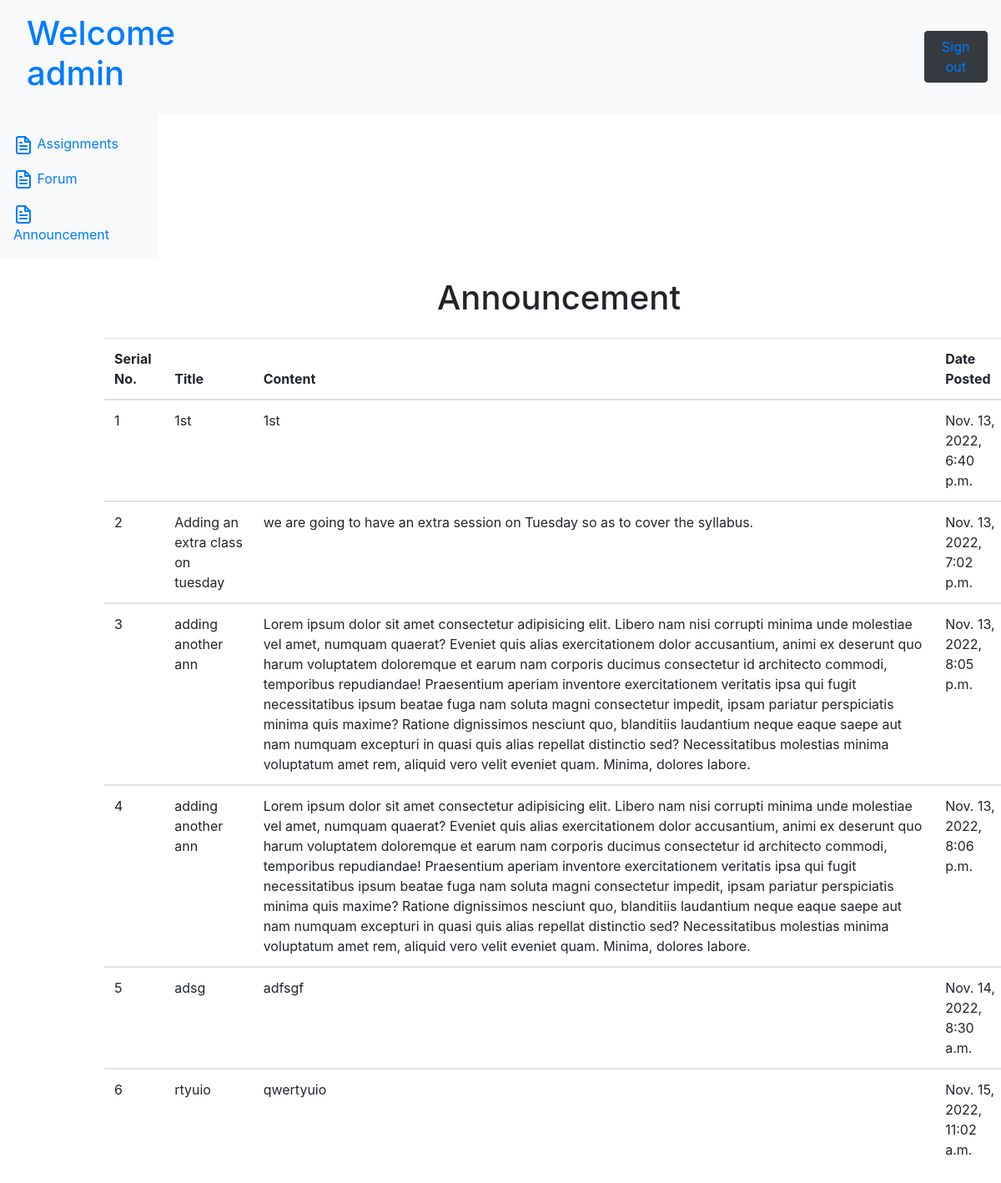
/s/ann (signed in), run on the app's committed database.
### professor/models.py (models this page shows, shortened)
class make_announcement(models.Model):
    title=models.CharField(max_length=100)
    content=models.TextField()
    date_posted=models.DateTimeField(auto_now_add=True)

### students/views.py (the view)
# urls.py: path('ann',views.ann),
def ann(request):
    if request.user.is_authenticated:
        if request.method=='POST':
            z=request.POST.get('title')
            y=request.POST.get('description')
            ay=make_announcement(title= z,content= y)
            ay.save()
        a1=make_announcement.objects.all()
        d1=dict()
        for x in range(len(a1)):
            d1[x+1]=[a1[x].title,a1[x].content,a1[x].date_posted]
        return render(request,'stu_ann.html',{'d1':d1,'title':'EXAMS','name':request.user.username})
    else:
        return redirect('/s/')

### templates/stu_ann.html (shortened to what this page needs)
{% extends 'student_base.html' %}
{% block body %}
<div style="margin-left: 140px; width:1200px">
    <h1 class="text-center my-4">Announcement</h1>
        <table class="table">
            <thead>
                <tr>
                    <th scope="col">Serial No.</th>
                    <th scope="col">Title</th>
                    <th scope="col">Content</th>
                    <th scope="col">Date Posted</th>
                </tr>
            </thead>
            {% for x,y in d1.items %}
            <tbody>
                <tr>
                    <td>{{x}}</td>
                    {% for z in y%}
                    <td>{{z}}</td>
                    {% endfor %}
                </tr>
            </tbody>
            {% endfor %}
        </table>
</div>
{% endblock body %}

### templates/student_base.html (shortened to what this page needs)
<!doctype html>
<html lang="en">
<head>
    <link rel="stylesheet" href="https://cdn.jsdelivr.net/npm/bootstrap@4.6.2/dist/css/bootstrap.min.css"
>
</head>
<body>
    <nav class="navbar navbar-expand-lg navbar-light bg-light">
        <div class="collapse navbar-collapse" id="navbarSupportedContent">
            <h1><a class="nav-link" href="/s/home">Welcome {{name}} </a></h1>
            <button type="button" class="btn btn-dark" style="margin-left:70%;"> <a href="/u/s/signout/"> Sign out</a>
            </button>
        </div>
    </nav>
    <div class=" row">
        <nav id="sidebarMenu" class="col-md-3 col-lg-2 d-md-block bg-light sidebar collapse">
            <div class="sidebar-sticky pt-3">
                <ul class="nav flex-column mb-2">
                    <li class="nav-item">
                        <a class="nav-link" href="/s/assignments/">
                            Assignments
                        </a>
                    </li>
                    <li class="nav-item">
                        <a class="nav-link" href="/f/">
                            Forum
                        </a>
                    </li>
                    <li class="nav-item">
                        <a class="nav-link" href="/s/ann">
                            Announcement
                        </a>
                    </li>
                </ul>
            </div>
        </nav>
        {% block body %}{% endblock body %}
    </div>
</body>
</html>

### data on the page
make_announcement: y "1st" "1st" "Nov. 13, 2022, 6:40 p.m."
make_announcement: y "Adding an extra class on tuesday" "we are going to have an extra session on Tuesday so as to cover the syllabus." "Nov. 13, 2022, 7:02 p.m."
make_announcement: y "adding another ann" "Lorem ipsum dolor sit amet consectetur adipisicing elit. Libero nam nisi corrupti minima unde molestiae vel amet, numquam quaerat? Eveniet quis alias exercitationem dolor accusantium, animi ex deserunt quo harum voluptatem doloremque et earum nam corporis ducimus consectetur id architecto commodi, temporibus repudiandae! Praesentium aperiam inventore exercitationem veritatis ipsa qui fugit necessitatibus ipsum beatae fuga nam soluta magni consectetur impedit, ipsam pariatur perspiciatis minima quis maxime? Ratione dignissimos nesciunt quo, blanditiis laudantium neque eaque saepe aut nam numquam excepturi in quasi quis alias repellat distinctio sed? Necessitatibus molestias minima voluptatum…" "Nov. 13, 2022, 8:05 p.m."
make_announcement: y "adding another ann" "Lorem ipsum dolor sit amet consectetur adipisicing elit. Libero nam nisi corrupti minima unde molestiae vel amet, numquam quaerat? Eveniet quis alias exercitationem dolor accusantium, animi ex deserunt quo harum voluptatem doloremque et earum nam corporis ducimus consectetur id architecto commodi, temporibus repudiandae! Praesentium aperiam inventore exercitationem veritatis ipsa qui fugit necessitatibus ipsum beatae fuga nam soluta magni consectetur impedit, ipsam pariatur perspiciatis minima quis maxime? Ratione dignissimos nesciunt quo, blanditiis laudantium neque eaque saepe aut nam numquam excepturi in quasi quis alias repellat distinctio sed? Necessitatibus molestias minima voluptatum…" "Nov. 13, 2022, 8:06 p.m."
make_announcement: y "adsg" "adfsgf" "Nov. 14, 2022, 8:30 a.m."
make_announcement: y "rtyuio" "qwertyuio" "Nov. 15, 2022, 11:02 a.m."

### other printed values
{{ name }} "admin"
{{ x }} "1" "2" "3" "4" "5" "6"
